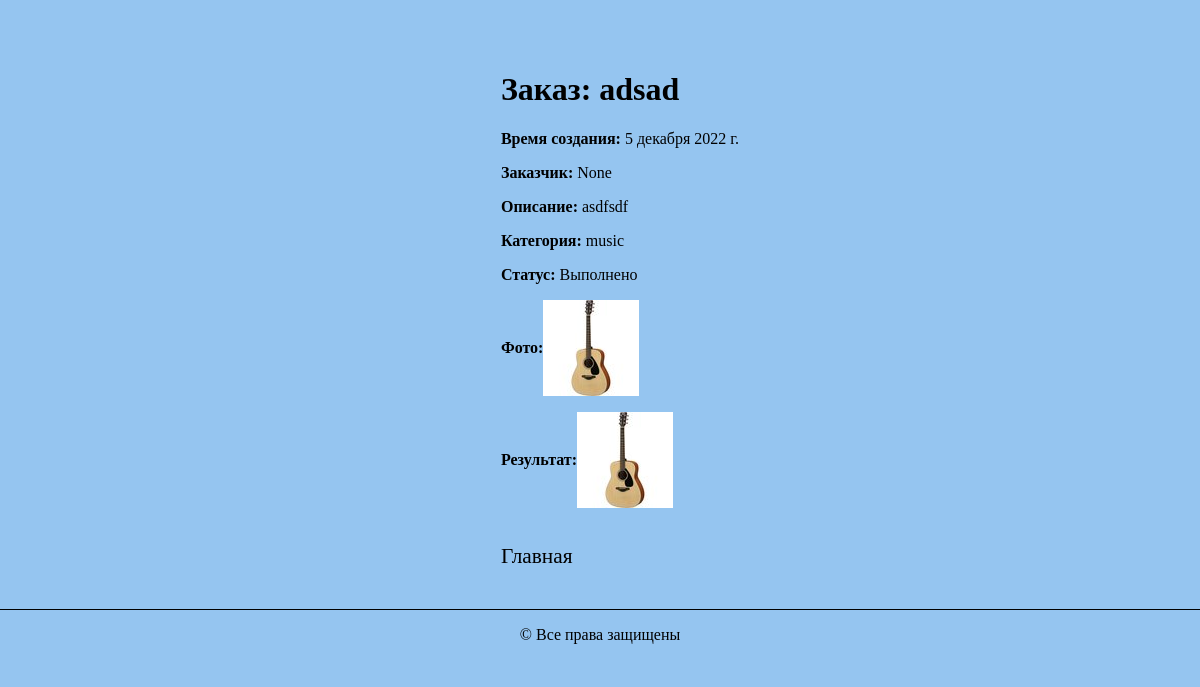
The page /studio/myorders/1 on the database its author committed.
### studio/models.py (models this page shows, shortened)
class Order(models.Model):
    day_add = models.DateField(null=True, blank=True)
    name = models.CharField(max_length=200, verbose_name='Имя', blank=False)
    summary = models.TextField(max_length=1000, help_text="Описание", blank=False)
    category = models.ForeignKey('category', help_text="Выбор категории", on_delete=models.CASCADE, blank=False)
    photo_file = models.ImageField(max_length=200, upload_to=get_name_file, blank=False, null=True,
                                   validators=[FileExtensionValidator(allowed_extensions=['png', 'jpg', 'jpeg'])])
    customer_order = models.ForeignKey('user', on_delete=models.SET_NULL, null=True, blank=True)
    comment = models.TextField(max_length=1000, help_text="Комментарий", blank=True)
    img = models.ImageField(max_length=200, upload_to=get_name_file, blank=True, null=True,
                                   validators=[FileExtensionValidator(allowed_extensions=['png', 'jpg', 'jpeg'])])
    LOAN_STATUS = (
        ('n', 'Новая'),
        ('a', 'Принято в работу'),
        ('c', 'Выполнено'),
    )
    status = models.CharField(max_length=1, choices=LOAN_STATUS, blank=True, default='n')
    def get_status_name(self):
        for status in self.LOAN_STATUS:
            if status[0] == self.status:
                return status[1]
        return 'Не задан'
    class Meta:
        ordering = ["status"]
        permissions = (("can_mark_returned", "Установите статус заказа"),)

class Category(MPTTModel):
    title = models.CharField(max_length=50, unique=True, verbose_name='Название')
    parent = TreeForeignKey('self', on_delete=models.PROTECT, null=True, blank=True, related_name='children',
                            db_index=True, verbose_name='Родительская категория')
    slug = models.SlugField()
    class MPTTMeta:
        order_insertion_by = ['title']
    class Meta:
        unique_together = [['parent', 'slug']]
        verbose_name = 'Категория'
        verbose_name_plural = 'Категории'
    def __str__(self):
        return self.title

### studio/views.py (the view)
# urls.py: path('myorders/<int:pk>', views.OrderDetailView.as_view(), name='order-detail'),
class OrderDetailView(generic.DetailView):
    model = Order

### studio/templates/studio/order_detail.html (shortened to what this page needs)
{% load static %}
{% load thumbnail %}
<!DOCTYPE html>
<html lang="ru">
<head>
    <link rel="stylesheet" media="screen" type="text/css" href="{% static 'css/style.css' %}">
</head>
<body>
<div class="mein">
    <div class="content">
        <h1>Заказ: {{ order.name }}</h1>
        <div class="project">
            <div class="info">
                <p><strong>Время создания:</strong> {{ order.day_add}}</p>
                <p><strong>Заказчик:</strong> {{ order.customer_order}}</p>
                <p><strong>Описание:</strong> {{ order.summary }}</p>
                <p><strong>Категория:</strong> {{ order.category }}</p>
                <p><strong>Статус:</strong> {{ order.get_status_name }}</p>
                <p class="strong_p"><strong class="strong">Фото:</strong> <img src="{% thumbnail order.photo_file 'index' %}"></p>
                {% if order.status == 'c' %}
                <p class="strong_p"><strong class="strong">Результат:</strong> <img src="{% thumbnail order.img 'index' %}"></p>
                {% endif %}
            </div>
        </div>
        <div class="link">
            <a href="{% url 'index'  %}">Главная</a>
        </div>
    </div>
</div>
<footer>
    <p>&copy; Все права защищены</p>
</footer>
</body>
</html>

### studio/static/css/style.css (style rules this page uses)
body { margin: 0 auto; max-width: 1200px; background-color: #95c5f0; }
.mein { display: flex; justify-content: space-around; margin-top: 50px; }
.link { display: flex; flex-direction: column; margin-right: 40px; }
.content { margin-left: 40px; }
.link > a { font-size: 16pt; margin-top: 20px; margin-bottom: 20px; text-decoration: none; color: black; }
footer { display: flex; align-items: center; justify-content: space-around; border-top: 1px solid black; margin-top: 20px; }
.strong { display: flex; align-items: center; }
.strong_p { display: flex; }

### rows shown on the page
Order: name "adsad", day_add "5 декабря 2022 г.", customer_order "None", summary "asdfsdf", category "music", get_status_name "Выполнено", photo_file (picture), img (picture)
